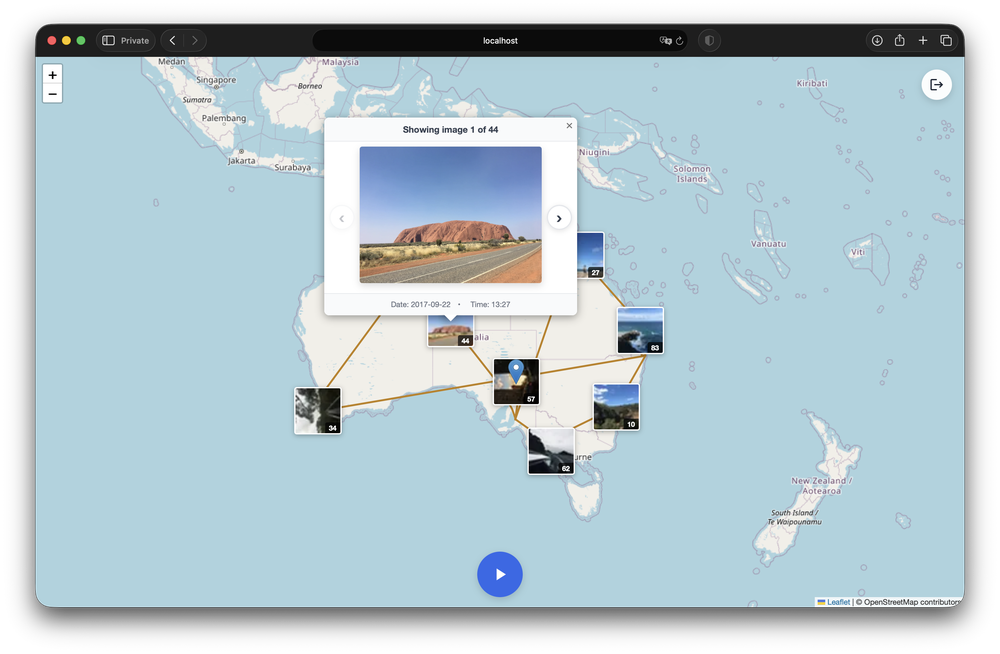
#> input picture images/screen-1.png, 1000 x 654 px, shrunk from 3164 x 2070 before the run
$ python -i remove_duplicates.py   (imports and definitions only)
#> lines starting #> are read from the running program, lines starting #| are printed output that depends on the picture
import argparse
from collections import defaultdict
from pathlib import Path
from typing import Iterable, List, Dict, Any

import imagehash
from PIL import Image, ImageEnhance
from tqdm import tqdm


EXTENSIONS = {
    ".jpg",
    ".jpeg",
    ".png",
    ".webp",
    ".heic",
    ".JPG",
    ".JPEG",
    ".PNG",
    ".WEBP",
    ".HEIC",
}


def compute_dhash(path: Path, hash_size=8, preprocess=True):
#> called with path = '../images/screen-1.png', hash_size = 8, preprocess = True
    try:
        with Image.open(path) as img:
#> img is the input picture: PIL image 1000x654 RGBA; mean R, G, B, A 144, 163.5, 171.1, 216.4
            if img.mode != "RGB":
                img = img.convert("RGB")
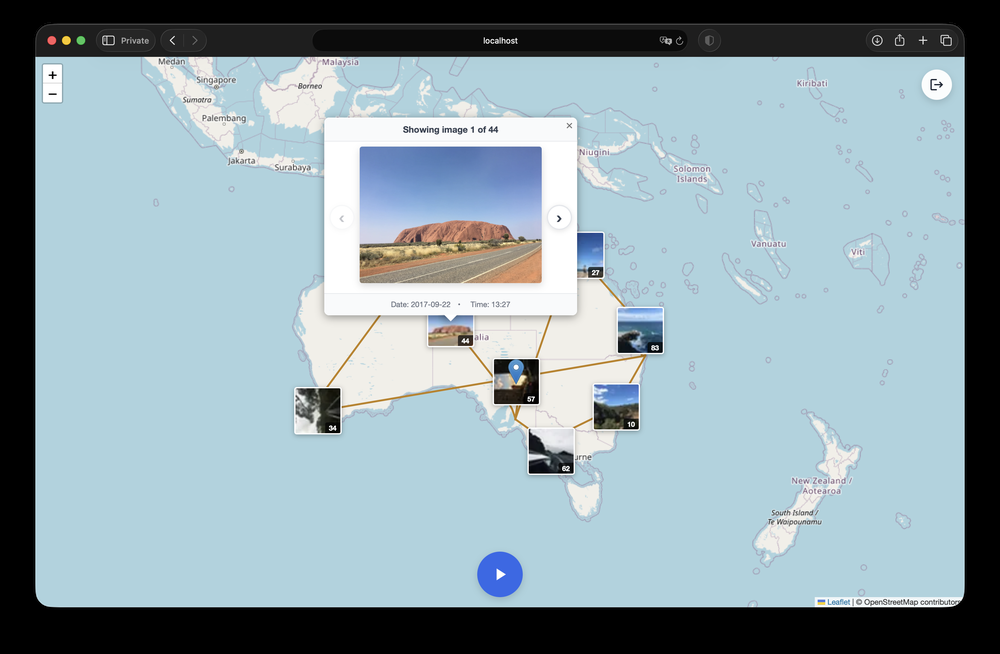
#> img: PIL image 1000x654 RGB; mean R, G, B 144, 163.5, 171.1
            if preprocess:
                img = ImageEnhance.Contrast(img).enhance(1.15)
                img = ImageEnhance.Brightness(img).enhance(1.05)
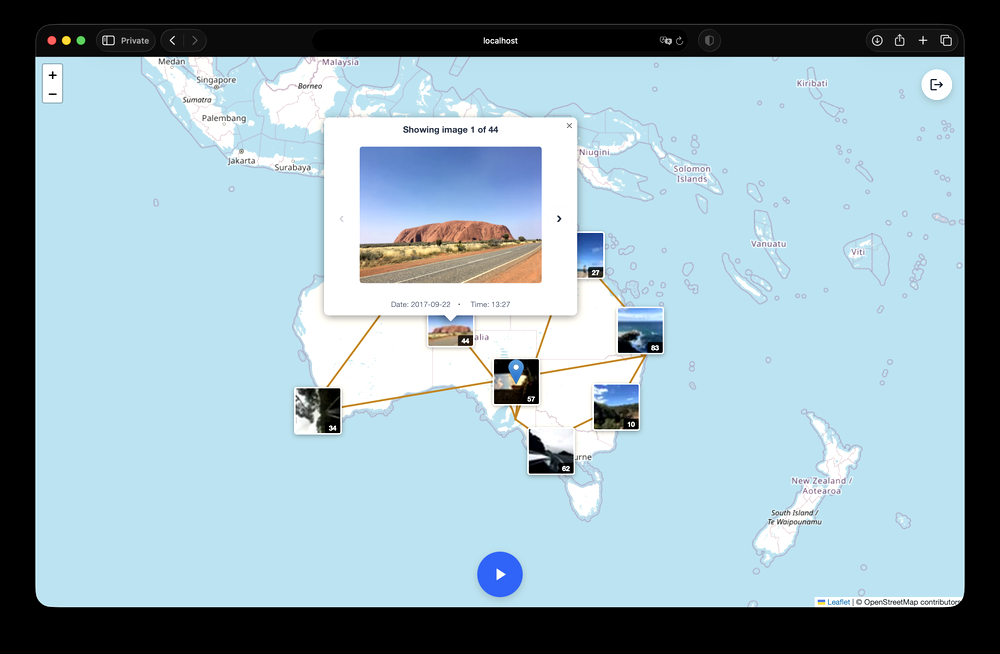
#> img: PIL image 1000x654 RGB; mean R, G, B 150.6, 174.4, 184.2
#> (the run stopped early here; a loop or call above may not have finished)
